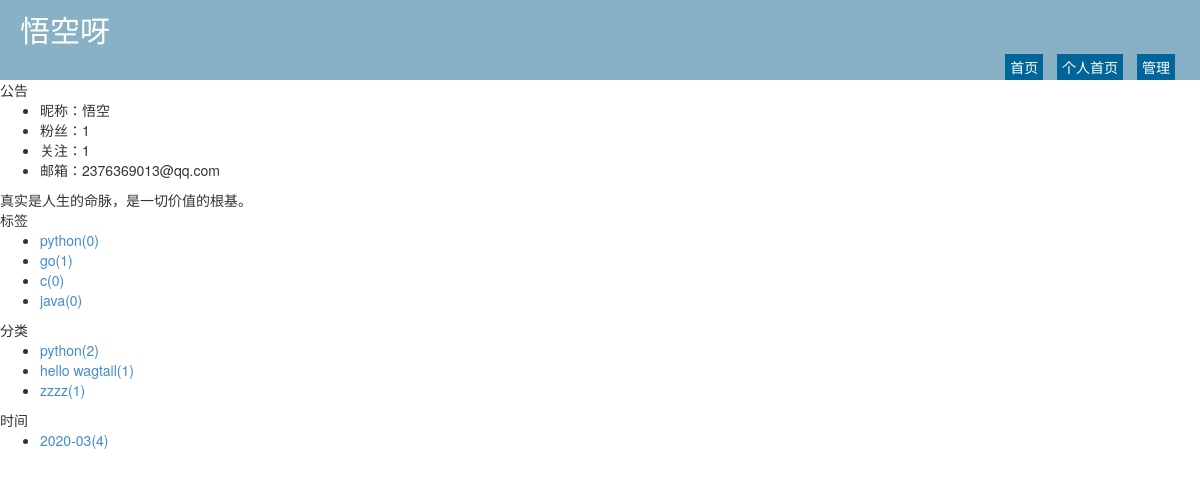
Screenshot of /zhichao/tag/1.html with the database file from the repository.
### repository/models.py (models this page shows, shortened)
class Blog(models.Model):
    nid = models.BigAutoField(primary_key=True)
    title = models.CharField(verbose_name='个人博客标题', max_length=64)
    site = models.CharField(verbose_name='个人博客前缀', max_length=32, unique=True)
    theme = models.CharField(verbose_name='博客主题', max_length=32)       #用于改变个人博客的样式
    user = models.OneToOneField(to='UserInfo', to_field='nid',on_delete=models.CASCADE)

class UserInfo(models.Model):
    nid = models.BigAutoField(primary_key=True)
    username = models.CharField(verbose_name='用户名', max_length=32, unique=True)
    password = models.CharField(verbose_name='密码', max_length=64)
    nickname = models.CharField(verbose_name='昵称', max_length=32)
    email = models.EmailField(verbose_name='邮箱', unique=True)
    avatar = models.ImageField(verbose_name='头像')
    create_time = models.DateTimeField(verbose_name='创建时间', auto_now_add=True)
    fans = models.ManyToManyField(verbose_name="粉丝们",
                                  to='UserInfo',
                                  through='UserFans',
                                  related_name='f',
                                  through_fields=('user','follower')
                                  )

class Tag(models.Model):
    nid = models.AutoField(primary_key=True)
    title = models.CharField(verbose_name='标签名称', max_length=32)
    blog = models.ForeignKey(verbose_name='所属博客', to='Blog', to_field='nid',on_delete=models.CASCADE)

class Category(models.Model):
    nid = models.AutoField(primary_key=True)
    title = models.CharField(verbose_name='分类标题', max_length=32)
    blog = models.ForeignKey(verbose_name='所属博客', to='Blog', to_field='nid',on_delete=models.CASCADE)

class Article(models.Model):
    nid = models.BigAutoField(primary_key=True)
    title = models.CharField(verbose_name='文章标题', max_length=128)
    summary = models.CharField(verbose_name='文章简介', max_length=255)
    read_count = models.IntegerField(default=0)
    comment_count = models.IntegerField(default=0)
    up_count = models.IntegerField(default=0)
    down_count = models.IntegerField(default=0)
    create_time = models.DateTimeField(verbose_name='创建时间', auto_now_add=True)
    blog = models.ForeignKey(verbose_name='所属博客', to='Blog', to_field='nid',on_delete=models.CASCADE)
    category = models.ForeignKey(verbose_name='文章类型', to='Category', to_field='nid', null=True,on_delete=models.CASCADE)
    type_choices =[
        (1,"学校区"),
        (2,"学院区"),
        (3,"专业区"),
        (4,"表白墙"),
    ]
    article_type_id = models.IntegerField(choices=type_choices,default=None)
    tags = models.ManyToManyField(to="Tag",through='Article2Tag',through_fields=('article','tag'))

### Web/views/home.py (the view)
# urls.py: re_path(r'^(?P<site>\w+)/(?P<condition>((tag)|(date)|(category)))/(?P<val>\w+-*\w*).html$',home.filter),
def filter(request,site,condition,val):
    blog = models.Blog.objects.filter(site=site).select_related('user').first()
    if not blog:
        return redirect('/')
    tag_list = models.Tag.objects.filter(blog=blog)
    category_list = models.Category.objects.filter(blog=blog)
    date_list = models.Article.objects.raw(
            'select nid, count(nid) as num,strftime("%Y-%m",create_time) as ctime from repository_article group by strftime("%Y-%m",create_time)')
    template_name = "home_summary_list.html"
    if condition == 'tag':
        template_name = "home_title_list.html"
        article_list = models.Article.objects.filter(tags=val, blog=blog).all()
    elif condition == 'category':
         article_list = models.Article.objects.filter(category_id=val, blog=blog).all()
    elif condition == 'date':
         article_list = models.Article.objects.filter(blog=blog).extra(
                    where=['strftime("%%Y-%%m",create_time)=%s'], params=[val, ]).all()
    else:
         article_list = []
    return render(
            request,
            template_name,
            {
                'blog': blog,
                'tag_list': tag_list,
                'category_list': category_list,
                'date_list': date_list,
                'article_list': article_list
            }
        )

### templates/home_title_list.html (shortened to what this page needs)
{% extends 'home_layout.html' %}

### templates/home_layout.html (shortened to what this page needs)
<!DOCTYPE html>
<html lang="en">
{% load static %}
<head>
        <link rel="stylesheet" href="{% static 'plugins/bootstrap/css/bootstrap.css' %}"/>
    <link rel="stylesheet" href="{% static 'plugins/font-awesome/css/font-awesome.css' %}"/>
    <link rel="stylesheet" href="{% static 'css/edmure.css' %}"/>
    <link rel="stylesheet" href="{% static 'css/commons.css' %}"/>
    <link rel="stylesheet" href="{% static 'css/row-avatar.css' %}"/>
    <link rel="stylesheet" href="/static/css/theme/{{ blog.theme }}.css"/>
</head>
<body>
<div class="pg-header">
    <div class="title">{{ blog.title }}</div>
    <div class="menu-list">
        <a class="menu-item" href="/">首页</a>
        <a class="menu-item" href="/{{ blog.site }}.html">个人首页</a>
        <a class="menu-item" href="/backend/index.html">管理</a>
    </div>
</div>
<div class="pg-body">
    <div class="body-menu">
        <div class="notice">
            <div class="notice-header">公告</div>
             <div class="notice-body">
                <ul>
                    <li>昵称：{{ blog.user.nickname }}</li>
                    <li>粉丝：{{ blog.user.fans.count }}</li>
                    <li>关注：{{ blog.user.f.count }}</li>
                    <li>邮箱：{{ blog.user.email }}</li>
                </ul>
                <div class="memo">
                    真实是人生的命脉，是一切价值的根基。
                </div>
             </div>
        </div>
        <div class="tags">
             <div class="tags-header">标签</div>
             <div class="tags-body">
                <ul>
                    {% for tag in tag_list %}
                        <li><a href="/{{ blog.site }}/tag/{{ tag.nid }}.html">{{ tag.title }}({{ tag.article_set.count }})</a></li>
                    {% endfor %}
                </ul>
             </div>
        </div>
        <div class="types">
            <div class="types-header">分类</div>
            <div class="types-body">
                <ul>
                    {% for tag in category_list %}
                        <li><a href="/{{ blog.site }}/category/{{ tag.nid }}.html">{{ tag.title }}({{ tag.article_set.count }})</a></li>
                    {% endfor %}
                </ul>
            </div>
        </div>
        <div class="dates">
            <div class="dates-header">时间</div>
            <div class="dates-body">
                <ul>
                    {% for tag in date_list %}
                        <li><a href="/{{ blog.site }}/date/{{ tag.ctime }}.html">{{ tag.ctime}}({{ tag.num}})</a></li>
                    {% endfor %}
                </ul>
            </div>
        </div>
    </div>
</div>
</body>
</html>

### static/css/theme/default.css (style rules this page uses)
.pg-header { height: 80px; background-color: #89b1c6; position: relative; color: #ffffff; }
.pg-header .title { font-size: 30px; line-height: 60px; margin-left: 20px; }
.pg-header .menu-list { position: absolute; bottom: 0; right: 20px; }
.pg-header .menu-list a { color: #ffffff; display: inline-block; padding: 3px 5px; margin: 0 5px; background-color: #006699; }
.pg-body { min-width: 980px; position: relative; }
.pg-body .body-menu { position: absolute; left: 0; width: 280px; }

### rows the page displays
Blog: title "悟空呀", user.nickname "悟空", user.fans.count "1", user.f.count "1", user.email "2376369013@qq.com"
Tag: title "python", article_set.count "0"
Tag: title "go", article_set.count "1"
Tag: title "c", article_set.count "0"
Tag: title "java", article_set.count "0"
Category: title "python", article_set.count "2"
Category: title "hello wagtail", article_set.count "1"
Category: title "zzzz", article_set.count "1"
Article: ctime "2020-03", num "4"
